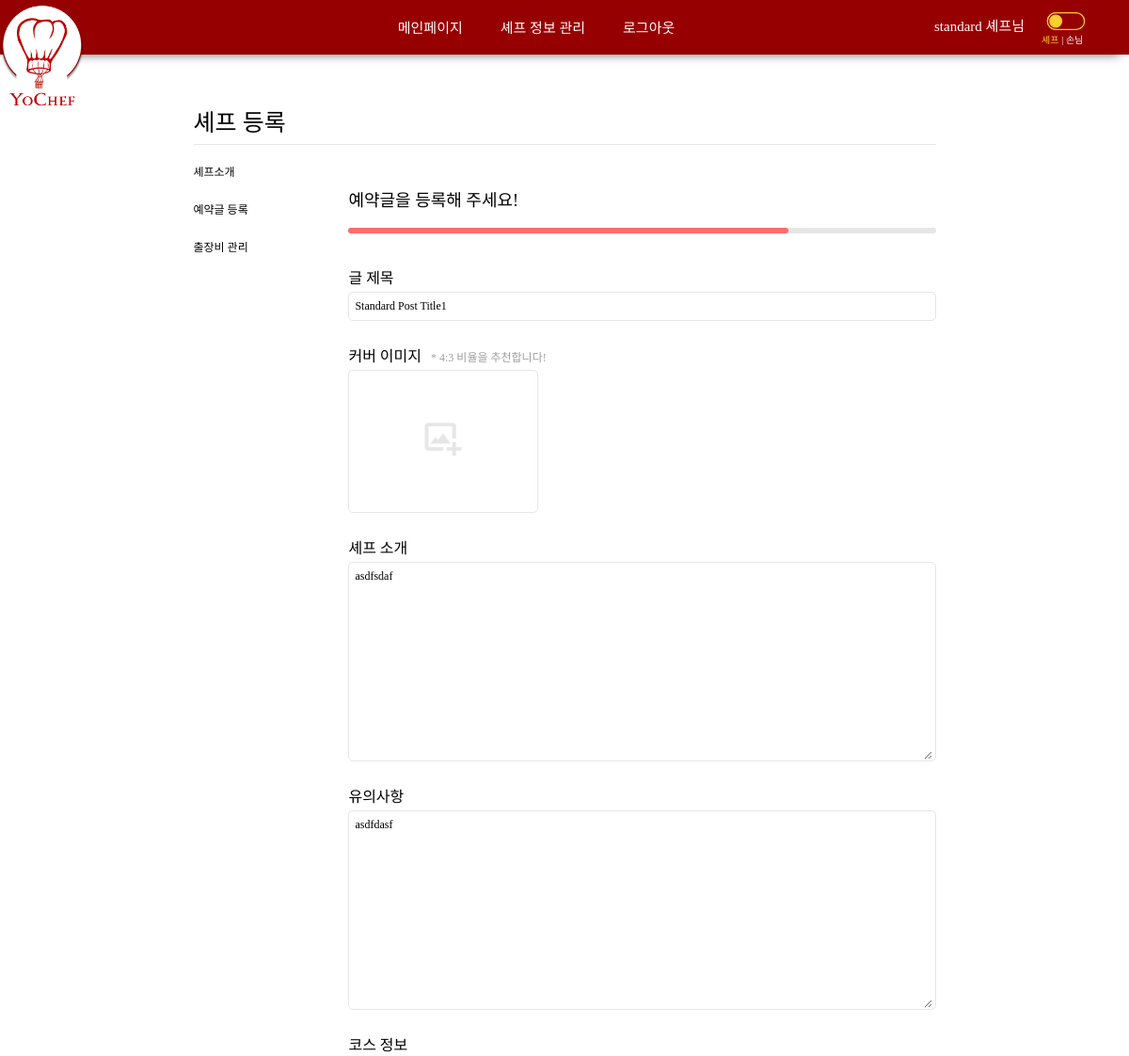
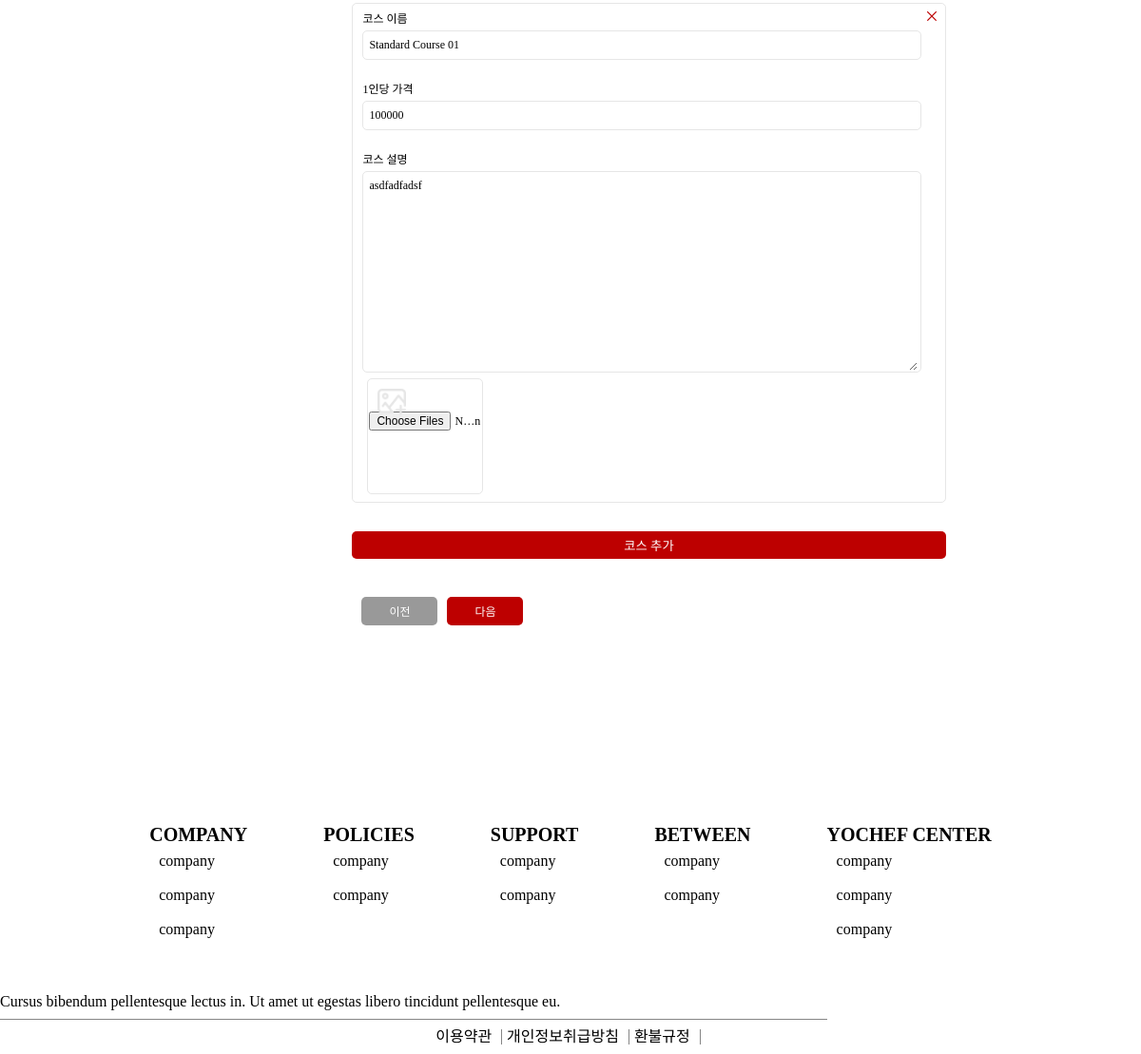
Page /chef/registerchef/3 (signed in) on the committed database (2 pictures, top to bottom).
### customer/models.py (models this page shows, shortened)
class Customer(models.Model):
	user = models.OneToOneField(User, on_delete=models.CASCADE)
	name = models.CharField(max_length=50)
	email = models.EmailField(null=True)
	phoneNum = models.CharField(max_length=11)
	point = models.IntegerField(default=0)
	isChef = models.BooleanField(default=False)
	registerDate = models.DateTimeField(auto_now_add=True)
	currentVer = models.IntegerField(default=0) # 0 -> cus, 1 -> chef

### chef/models.py (models this page shows, shortened)
class Post(models.Model):
	chef = models.OneToOneField(Chef, on_delete=models.CASCADE)
	region = models.IntegerField(null=True)
	regionDetail = models.ForeignKey(RegionDetail, null=True, on_delete=models.SET_NULL)
	title = models.TextField(max_length=255, null=True)
	introduce = models.TextField(max_length=5000, null=True)
	category = models.IntegerField(null=True)		# 한식, 일식, 중식, 아시안, 양식, 채식
	notice = models.TextField(max_length=5000, null=True)
	movingPrice = models.IntegerField(default=0)
	isOpen = models.BooleanField(default=True)
	registerDate = models.DateTimeField(auto_now=True)

class Course(models.Model):
	post = models.ForeignKey(Post, on_delete=models.CASCADE)
	title = models.TextField(max_length=1000)
	description = models.TextField(max_length=5000, null=True, blank=True)
	price = models.IntegerField()
	order = models.IntegerField(null=True)  # 등록된 순서

### chef/views.py (the view, shortened to what this page needs)
# urls.py: path('registerchef/<int:page_num>', views.registerChef, name="registerChef"),
def registerChef(request, page_num=1):
    if str(request.user) == "AnonymousUser":
        return redirect("/customer/login")
    customer = request.user.customer
    if page_num == 1:   # Load registerChef/1
        if Chef.objects.filter(customer=customer).exists():
            chef = customer.chef
        else:
            chef = Chef(customer=customer)
            chef.save()
        if File.objects.filter(chef=chef, category=1).exists():
            profileImage = File.objects.get(chef=chef, category=1)
        else:
            profileImage = File(chef=chef, category=1)
            profileImage.save()
        if Post.objects.filter(chef=chef).exists():
            post = chef.post
        else:
            post = Post(chef=chef)
            post.save()
        context = {
            "customer" : customer,
            "chef" : chef,
            "profileImage" : profileImage,
        }
        return render(request, 'registerChef_1.html', context)
    elif page_num == 3: # save registerChef/2, load registerChef/3
        chef = customer.chef
        post = chef.post
        if request.method == "POST":
            post.category = request.POST.get('category')
            post.region = request.POST.get('residence')
            post.regionDetail = RegionDetail.objects.get(id=request.POST.get('residenceDetail'))
            post.save()
        if File.objects.filter(post=post, category=4).exists():
            postCoverImage = File.objects.get(post=post, category=4)
        else:
            postCoverImage = None
        courses = Course.objects.filter(post=post)
        for course in courses:
            course.images = File.objects.filter(course=course, category=3)
        context = {
            "chef" : chef,
            "post" : post,
            "postCoverImage" : postCoverImage,
            "courses" : courses,
        }
        return render(request, 'registerChef_3.html', context)

### chef/templates/registerChef_3.html (shortened to what this page needs)
{% extends 'base.html' %}
{% load static %}
{% block style %}
<link rel="stylesheet" href="{% static 'css/editChefProfile_2.css' %}">
{% endblock %}
{% block content %}
    <form onsubmit="return formCheck()" name="registerChef_3" action="{% url 'registerChef' '4' %}" method="POST" enctype="multipart/form-data">
        <div class="edit-chef-wrapper">
            {% include 'registerChef_side.html' %}
                <section class="edit-content">
                    <div class="post">
                        <article class="register-header">
                            <h3>예약글을 등록해 주세요!</h3>
                            <div class="status-bar-wrapper">
                                <div class="status-bar" style="width: 75%"></div>
                            </div>
                        </article>
                        <article class="post-title-wrapper">
                            <h4 class="article-title">글 제목</h4>
                            <div class="input-wrapper">
                                <input value="{{post.title|default:""}}" name="title" class="post-title__content" type="text" placeholder="예약글 제목을 입력해주세요.">
                            </div>
                        </article>
                        <article class="post-image-wrapper">
                            <h4 class="register__article-title">커버 이미지</h4>
                            <div class="input-wrapper image-input">
                                <img onerror="this.src='{% static 'image/Group 331.png' %}';" class="postCoverImage" name="postCoverImage" src="{{postCoverImage.attachment.url}} alt="">
                            </div>
                        </article>
                        <article class="chef-intro-wrapper">
                            <h4 class="register__article-title">셰프 소개</h4>
                            <div class="textarea-wrapper">
                                <textarea name="introduce" class="chefInfoInput" maxlength="500" placeholder="셰프님을 소개해주세요!">{{post.introduce}}</textarea>
                            </div>
                        </article>
                        <article class="notice-wrapper">
                            <h4 class="register__article-title">유의사항</h4>
                            <div class="textarea-wrapper">
                                <textarea name="notice" class="noticeInput" maxlength="500" placeholder="ex)&#10;&#10;예약이 완료되면 안내 카톡을 보내드릴 예정입니다. 세부 요청사항은 카톡에서 말씀해주세요!&#10;&#10;코스별 안내사항&#10;&#10;코스 A: 준비시간 약 2시간&#10;&#10;※ 가격은 1인 기준입니다.&#10;&#10;※ 출장비 별도">{{post.notice|default:""}}</textarea>
                            </div>
                        </article>
                        <article class="course-wrapper">
                            <h4 class="register__article-title">코스 정보</h4>
                            <div class="course-info-all">
                                {% if not courses %}
                                <div class="courseInfo__eachCourse">
                                    <div class="course__content">
                                        <div class="course__info">
                                            <h4 class="course-name__title">코스 이름</h4>
                                            <div class="input-wrapper course__input-wrapper">
                                                <input class="course-info__title" name="courseTitle1" type="text" placeholder="ex) A코스(10인) 20,000원">
                                            </div>
                                            <h4 class="course-price__title">1인당 가격</h4>
                                            <div class="input-wrapper course__input-wrapper">
                                                <input onKeyPress="return checkNum(event)" onkeypress="inNumber(this);" class="course-info__price" name="coursePrice1" type="text" placeholder="인당 가격" value="">
                                            </div>
                                            <h4 class="course-name__title">코스 설명</h4>
                                            <div class="textarea-wrapper course__input-wrapper">
                                                <textarea class="course-info__description" name="courseDescribe1" maxlength="500" placeholder="ex)&#10;&#10;1. 메인반찬 : 돼지수육(800g), 돼지갈비조림(1kg), 소불고기(800g)&#10;&#10;2. 반찬 : 호박전/동태전, 탕수육, 궁중잡채, 겉절이김치, 콩나물무침 ...&#10;&#10;3. 후식 : 꿀떡, 인절미, 과일샐러드, 치킨텐더연어샐러드, 다슬기미역국&#10;&#10;8인~12인용 코스입니다.&#10;&#10;인원 및 요리 변경은 예약 후 말씀해주시면 가능한 범위 내에서 바꿔드립니다 ^^"></textarea>
                                            </div>
                                            <div class="course__img-container">
                                                <div class="course-image">
                                                    <img  onerror="this.src='{% static 'image/default_image_course.png' %}';" name="courseImageTag" src="{{image.attachment.url|default:""}}" alt="">
                                                    <input onchange="addNextImage()" class="course__img-input" name="courseImageInput" class="course-image__content" type="file" name="courseImg{{forloop.counter}}[]" id="2" multiple accept="image/*">
                                                </div>
                                                <!-- <div class="course-image-add">
                                                    <img class="add-image-button" src="{% static 'image/add_image.png' %}" alt="" style="width: 30px; height: 30px;">
                                                    <input class="course__img-input" name="courseImageInput" class="course-image__content" type="file" name="courseImg{{forloop.counter}}[]" id="2" multiple accept="image/*">
                                                </div> -->
                                            </div>
                                            <input class="course-image__content" type="file" name="courseImg1[]" multiple accept="image/*">
                                        </div>
                                        <button class="course__delete" onclick=" delCourse()" type="button"><img /></button>
                                    </div>
                                </div>
                                {% else %}
                                {% for course in courses %}
                                <div class="courseInfo__eachCourse">
                                    <div class="course__content">
                                        <div class="course__info">
                                            <h4 class="course-name__title">코스 이름</h4>
                                            <div class="input-wrapper course__input-wrapper">
                                                <input value="{{course.title}}" name="courseTitle{{forloop.counter}}" type="text" class="course-info__title" placeholder="ex) A코스(10인) 20,000원">
                                            </div>
                                            <h4 class="course-price__title">1인당 가격</h4>
                                            <div style='ime-mode:disabled' class="input-wrapper course__input-wrapper">
                                                <input onKeyPress="return checkNum(event)" value="{{course.price}}" name="coursePrice{{forloop.counter}}" type="text" class="course-info__price" placeholder="인당 가격" value="">
                                            </div>
                                            <h4 class="course-name__title">코스 설명</h4>
                                            <div class="textarea-wrapper course__input-wrapper">
                                                <textarea class="course-info__description" name="courseDescribe1" maxlength="500" placeholder="ex)&#10;&#10;1. 메인반찬 : 돼지수육(800g), 돼지갈비조림(1kg), 소불고기(800g)&#10;&#10;2. 반찬 : 호박전/동태전, 탕수육, 궁중잡채, 겉절이김치, 콩나물무침 ...&#10;&#10;3. 후식 : 꿀떡, 인절미, 과일샐러드, 치킨텐더연어샐러드, 다슬기미역국&#10;&#10;8인~12인용 코스입니다.&#10;&#10;인원 및 요리 변경은 예약 후 말씀해주시면 가능한 범위 내에서 바꿔드립니다 ^^">{{course.description}}</textarea>
                                            </div>
                                            <div class="course__img-container">
                                                <div class="course-image-add">
                                                    <img class="add-image-button" src="{% static 'image/add_image.png' %}" alt="" style="width: 30px; height: 30px;">
                                                    <input class="course__img-input" name="courseImageInput" class="course-image__content" type="file" name="courseImg{{forloop.counter}}[]" id="2" multiple accept="image/*">
                                                </div>
                                            </div>
                                        </div>
                                        <button class="course__delete" onclick="delCourse()" type="button"><img /></button>
                                    </div>
                                </div>
                                {% endfor %}
                                {% endif %}
                            </div>
                            <button type="button" class="course-add-button" onclick="addCourse(this)" type="button">코스 추가</button>
                        </article>
                        <aside class="button">
                            <button class="after-button" type="submit">다음</button>
                            <button type="button" class="before-button"><a class="before-button" href="{% url 'registerChef' '2' %}">이전</a></button>
                        </aside>
                    </section>
                </div>
            </div>
        </div>
{% endblock %}

### yochef/templates/base.html (shortened to what this page needs)
<!DOCTYPE html>
<html lang="en">
{% load static %}
<head>
    {% load static %}
    <link rel="stylesheet" href="{% static 'css/base.css' %}" type="text/css">
    {% block style %}
    {% endblock %}
</head>
<body>
  <nav class="nav-container">
    <div class="nav__left-container">
      <a href="{% url 'main' %}"><img class="logo" src="{% static 'image/navlogo.png' %}" alt=""></a>
    </div>
    {% if user.is_authenticated %}
      {% if user.customer.isChef %}
        {% if user.customer.currentVer == 1 %}
        <ul class="nav__item-container nav--middle">
          <li class="nav__item"><a href="{% url 'main' %}">메인페이지</a></li>
          <li class="nav__item"><a href="{% url 'editChefProfile' %}">셰프 정보 관리</a></li>
          <li class="nav__item"><a href="{% url 'logout' %}">로그아웃</a></li>
        </ul>
        <div class="nav__item-wrapper nav--right">
          <li class="nav__item"><a href="{% url 'mypage' %}">{{user.customer.name}} 셰프님</a></li>
          <div class="button-wrapper">
            <a href="{% url 'changePageVer' %}"><img /></a>
            <div class="chef-button-describe">셰프</div>
          </div>
          </div>
        {% endif %}
      {% endif %}
    {% endif %}
  </nav>
  <div style="margin-bottom: 100px;" class="contents">
    {% block content %}
    {% endblock %}
  <footer id="footer">
    <div class="footer-link-container">
      <ul class="footer-container">
        <li><span class="footer-top">COMPANY</span></li>
        <li class="footer-item">company</li>
        <li class="footer-item">company</li>
        <li class="footer-item">company</li>
      </ul>
      <ul class="footer-container">
        <li><span class="footer-top">POLICIES</span></li>
        <li class="footer-item">company</li>
        <li class="footer-item">company</li>
      </ul>
      <ul class="footer-container">
        <li><span class="footer-top">SUPPORT</span></li>
        <li class="footer-item">company</li>
        <li class="footer-item">company</li>
      </ul>
      <ul class="footer-container">
        <li><span class="footer-top">BETWEEN</span></li>
        <li class="footer-item">company</li>
        <li class="footer-item">company</li>
      </ul>
      <ul class="footer-container">
        <li><span class="footer-top">YOCHEF CENTER</span></li>
        <li class="footer-item">company</li>
        <li class="footer-item">company</li>
        <li class="footer-item">company</li>
      </ul>
    </div>
    <div id="footer-bottom">
      <div class="footer-copyright-part">
        Cursus bibendum pellentesque lectus in. Ut amet ut egestas libero tincidunt pellentesque eu.
      </div>
      <div class="footer-bottom-container">
        <ul class="footer-bottom-link-item-container">
          <li class="footer-bottom-link-item"><a href="">이용약관</a></li>
          <li class="footer-bottom-link-item"><a href="">개인정보취급방침</a></li>
          <li class="footer-bottom-link-item"><a href="">환불규정</a></li>
        </ul>
      </div>
    </div>
  </footer>
</body>
</html>

### rows in the picture
Post: title "Standard Post Title1", introduce "asdfsdaf", notice "asdfdasf"
Course: courseTitle1 "Standard Course 01", coursePrice1 "100000", courseDescribe1 "asdfadfadsf"

### other values in the picture
{{ user.customer.name }} "standard"
